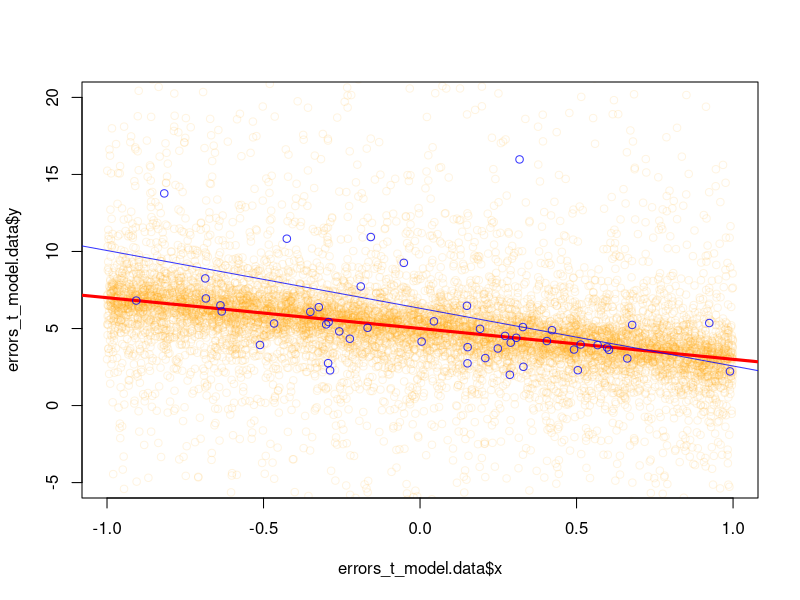
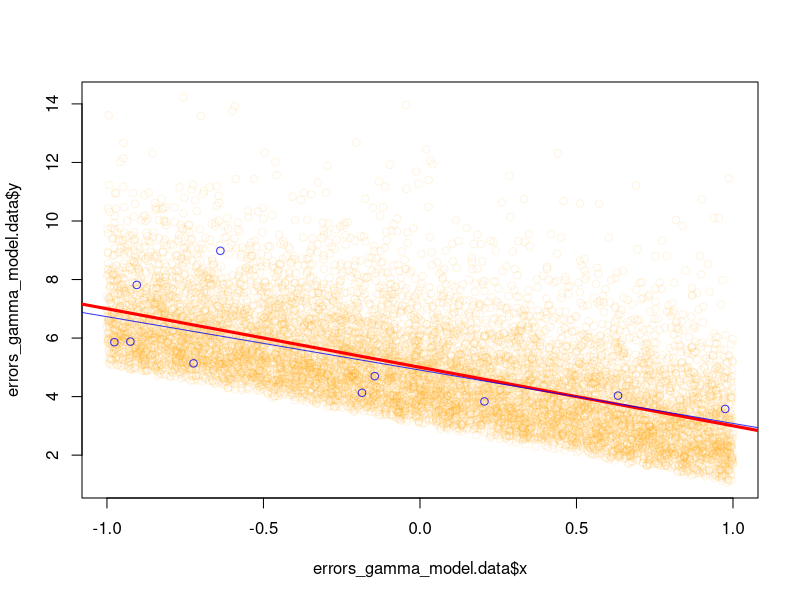

The R script that drew these images, in order:
## ---- chunk 1
knitr::opts_chunk$set(echo = TRUE)

addTrans <- function(color,trans) {
  # This function adds transparancy to a color.
  # Define transparancy with an integer between 0 and 255
  # 0 being fully transparant and 255 being fully visable
  # Works with either color and trans a vector of equal length,
  # or one of the two of length 1.
  if (length(color)!=length(trans)&!any(c(length(color),length(trans))==1)){ 
	  stop("Vector lengths not correct")
  }
	if (length(color)==1 & length(trans)>1) color <- rep(color,length(trans)) 
	if (length(trans)==1 & length(color)>1) trans <- rep(trans,length(color))

  num2hex <- function(x) {
	  	hex <- unlist(strsplit("0123456789ABCDEF",split=""))
		return(paste(hex[(x-x%%16)/16+1],hex[x%%16+1],sep="")) 
	}

	rgb <- rbind(col2rgb(color),trans)
	res <- paste("#",apply(apply(rgb,2,num2hex),2,paste,collapse=""),sep="") 
	return(res)
}

## ---- chunk 2
errors_t_df <- function(n, beta0, beta1, df){
  x <- runif(n, min=-1, max=1)  # built in r function for the uniform distribution
  e <- rt(n, df=df)  # draw n points from the t dist with df degrees of freedom
  y <- beta0 + beta1 * x + e  # this is our linear model spec
  return(data.frame(x=x, y=y))
}

# Create the data
errors_t_model.data = errors_t_df(n=10000, beta0=5, beta1=-2, df=1)
plot(errors_t_model.data$x, errors_t_model.data$y, col=addTrans('orange', 30), ylim=c(-5,20))
# true regression line
abline(a=5, b=-2, col='red', lwd=3)

# fitted regresion line
errors_t_model.sample = errors_t_df(n=50, beta0=5, beta1=-2, df=1)
points(errors_t_model.sample$x, errors_t_model.sample$y, col=addTrans('blue', 200))
errors_t_model.fit = lm(y ~ x, data=errors_t_model.sample)
abline(errors_t_model.fit, col=addTrans('blue', 200))
## ---- chunk 3
errors_gamma_df <- function(n, beta0, beta1, k, theta){
  x <- runif(n, min=-1, max=1)  
  e <- rgamma(n, shape=k, scale=theta) - k * theta
  y <- beta0 + beta1 * x + e  
  return(data.frame(x=x, y=y))
}

# Create the data
errors_gamma_model.data = errors_gamma_df(n=10000, beta0=5, beta1=-2, k=2, theta=1)
plot(errors_gamma_model.data$x, errors_gamma_model.data$y, col=addTrans('orange', 30))
# true regression line
abline(a=5, b=-2, col='red', lwd=3)

# fitted regresion line
errors_gamma_model.sample = errors_gamma_df(n=10, beta0=5, beta1=-2, k=2, theta=1)
points(errors_gamma_model.sample$x, errors_gamma_model.sample$y, col=addTrans('blue', 200))
errors_gamma_model.fit = lm(y ~ x, data=errors_gamma_model.sample)
abline(errors_gamma_model.fit, col=addTrans('blue', 200))
## ---- chunk 4
## normal:
e <- rnorm(n=100, mean=0, sd=1)
